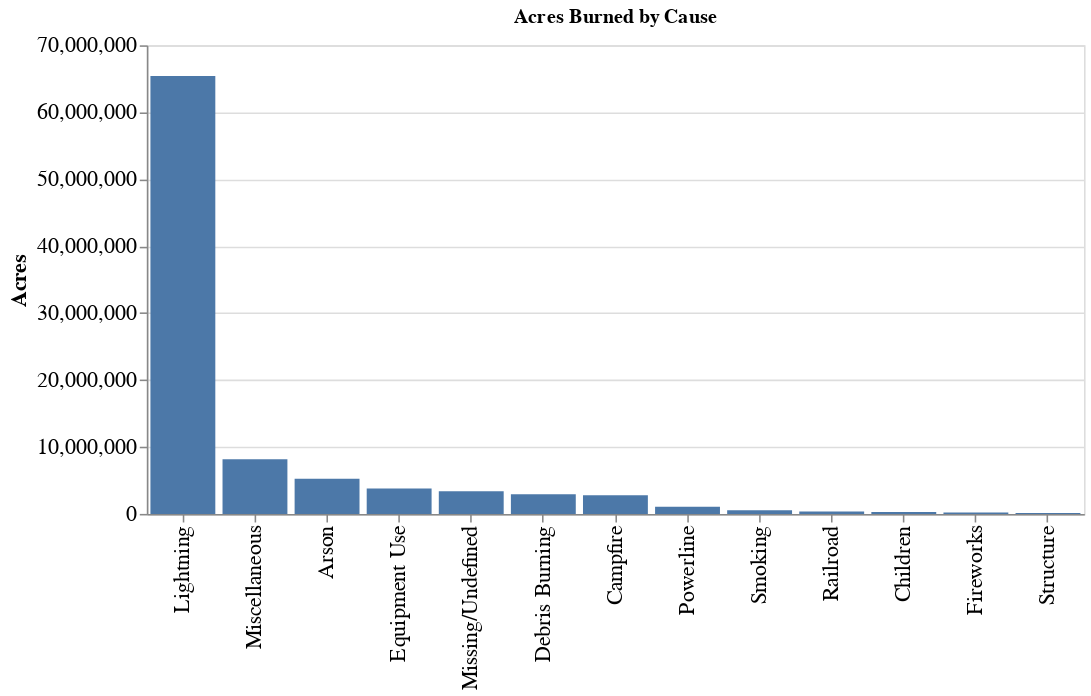

The notebook cell saved with this chart:
### Markdown cell above
#### Number of Acres Burned by each Cause

### Code cell
acres_by_cause = pd.DataFrame(fires.groupby(['STAT_CAUSE_DESCR']).FIRE_SIZE.sum().sort_values(ascending=False)).reset_index()
acres_by_cause.rename(columns={'FIRE_SIZE': 'Acres'}, inplace=True)
alt.Chart(acres_by_cause).mark_bar().encode(
    alt.X('STAT_CAUSE_DESCR', sort='-y', title=None),
    alt.Y('Acres'),
).properties(
    title=f'Acres Burned by Cause',
    width=600,
    height=300
).configure_axis(
    labelFontSize=14,
    titleFontSize=14
)

### Figure 1 — Vega-Lite specification as saved in the notebook (floating-point values rounded to 4 significant figures)
{"config": {"view": {"continuousWidth": 400, "continuousHeight": 300}, "axis": {"labelFontSize": 14, "titleFontSize": 14}}, "data": {"name": "data-9282e9afe009fdd48c1525419ec0efe3"}, "mark": "bar", "encoding": {"x": {"field": "STAT_CAUSE_DESCR", "sort": "-y", "title": null, "type": "nominal"}, "y": {"field": "Acres", "type": "quantitative"}}, "height": 300, "title": "Acres Burned by Cause", "width": 600, "$schema": "https://vega.github.io/schema/vega-lite/v4.17.0.json", "datasets": {"data-9282e9afe009fdd48c1525419ec0efe3": [{"STAT_CAUSE_DESCR": "Lightning", "Acres": 65410000.0}, {"STAT_CAUSE_DESCR": "Miscellaneous", "Acres": 8172000.0}, {"STAT_CAUSE_DESCR": "Arson", "Acres": 5258000.0}, {"STAT_CAUSE_DESCR": "Equipment Use", "Acres": 3807000.0}, {"STAT_CAUSE_DESCR": "Missing/Undefined", "Acres": 3399000.0}, {"STAT_CAUSE_DESCR": "Debris Burning", "Acres": 2929000.0}, {"STAT_CAUSE_DESCR": "Campfire", "Acres": 2802000.0}, {"STAT_CAUSE_DESCR": "Powerline", "Acres": 1085000.0}, {"STAT_CAUSE_DESCR": "Smoking", "Acres": 557100.0}, {"STAT_CAUSE_DESCR": "Railroad", "Acres": 345300.0}, {"STAT_CAUSE_DESCR": "Children", "Acres": 276400.0}, {"STAT_CAUSE_DESCR": "Fireworks", "Acres": 199700.0}, {"STAT_CAUSE_DESCR": "Structure", "Acres": 127600.0}]}}
